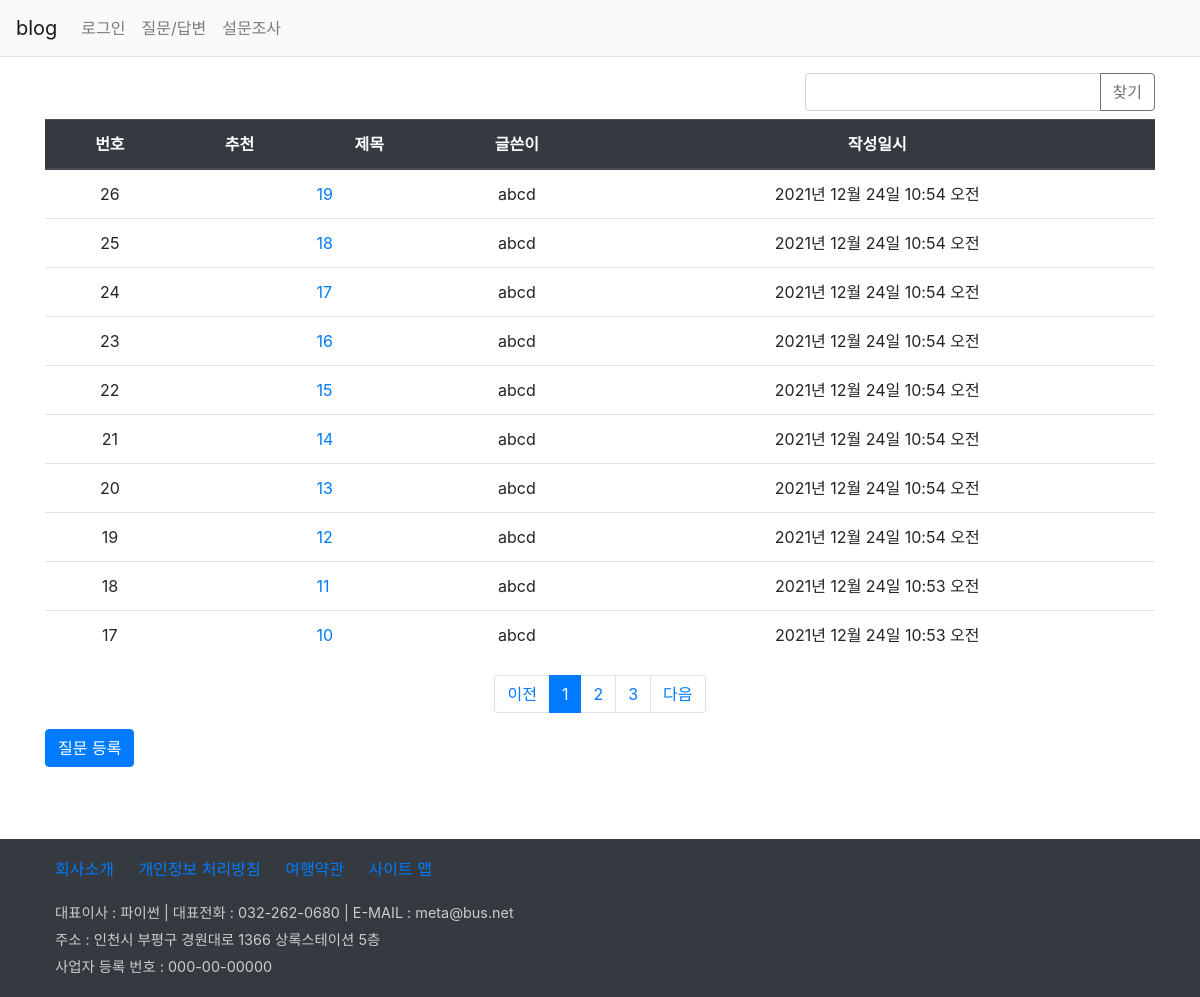
The page /board/boardlist/ on the database its author committed.
### board/models.py (models this page shows, shortened)
class Question(models.Model):
    author = models.ForeignKey(User, on_delete=models.CASCADE, related_name='author_question')
    subject = models.CharField(max_length=100)  #제목 칼럼
    content = models.TextField()                #질문 내용
    create_date = models.DateTimeField()        #질문 작성일
    modify_date = models.DateTimeField(null=True, blank=True)   #질문 수정일
    voter = models.ManyToManyField(User, related_name='voter_question')     #추천수(多(사람):多(글))

### board/views/base_views.py (the view, shortened to what this page needs)
# urls.py: path('boardlist/', base_views.boardlist, name='boardlist'),
def boardlist(request):
    page = request.GET.get('page', '1')
    kw = request.GET.get('kw', '')
    question_list = Question.objects.order_by('-create_date')
    paginator = Paginator(question_list, 10)
    page_obj = paginator.get_page(page)
    context = {'question_list':page_obj, 'page':page, 'kw':kw}
    return render(request, 'board/question_list.html',context)

### board/templatetags/board_filter.py (called while the page is built)
@register.filter
def sub(value, arg):    #기존값(value)에서 arg를 빼서 반환함
    return value - arg

### templates/board/question_list.html (shortened to what this page needs)
{% extends 'base.html' %}
{% load board_filter %}
{% block content %}
<div class="container my-3">
    <section>
        <div class="row justify-content-end mb-2">
            <div class="col-4 input-group">
                <input type="text" class="kw form-control" value="{{ kw|default_if_none:'' }}">
                <div class="input-group-append">
                    <button type="button" id="btn_search" class="btn btn-outline-secondary">찾기</button>
                </div>
            </div>
        </div>
        <table class="table">
            <thead class="thead-dark">
                <tr class="text-center thead-dark">
                    <th>번호</th><th>추천</th><th>제목</th><th>글쓴이</th><th>작성일시</th>
                </tr>
            </thead>
            <tbody>
                {% if question_list %}
                    {% for question in question_list  %}
                    <tr class="text-center">
                        <td>{{ question_list.paginator.count|sub:question_list.start_index|sub:forloop.counter0|add:1}}</td>
                        <td>
                        </td>
                        <td class="text-left">
                            <a href="{% url 'board:detail' question.id %}">
                                {{ question.subject }}
                            </a>
                        </td>
                        <td>{{ question.author.username }}</td>
                        <td>{{ question.create_date }}</td>
                    </tr>
                    {% endfor %}
                {% else %}
                <p>질문이 없습니다.</p>
                {% endif %}
            </tbody>
        </table>
        <ul class="pagination justify-content-center">
            {% if question_list.has_previous %}
            <li class="page-item">
                <a class="page-link"  data-page="{{ question_list.previous_page_number }}">이전</a>
            </li>
            {% else %}
            <li class="page-item disable">
                <a class="page-link" tabindex="-1" aria-disabled="true" href="#">이전</a>
            </li>
            {% endif %}
            {% for page_number in question_list.paginator.page_range %}
                {% if page_number == question_list.number %}
                <li class="page-item active" aria-current="page">
                    <a class="page-link" href="#"
                        data-page="{{ page_number }}">{{ page_number }}</a>
                </li>
                {% else %}
                <li class="page-item">
                    <a class="page-link" href="#"
                        data-page="{{ page_number }}">{{ page_number }}</a>
                </li>
                {% endif %}
            {% endfor %}
            {% if question_list.has_next %}
            <li class="page-item">
                <a class="page-link"  data-page="{{ question_list.next_page_number }}">다음</a>
            </li>
            {% else %}
            <li class="page-item disable">
                <a class="page-link" tabindex="-1" aria-disabled="true" href="#">다음</a>
            </li>
            {% endif %}
        </ul>
        <a class="btn btn-primary"
           href="{% url 'board:question_create' %}">질문 등록</a>
    </section>
</div>
{% endblock %}

### static/board/css/style.css (style rules this page uses)
section { height: 750px; }

### rows shown on the page
Question: paginator.count|sub "26", subject "19", author.username "abcd", create_date "2021년 12월 24일 10:54 오전"
Question: paginator.count|sub "25", subject "18", author.username "abcd", create_date "2021년 12월 24일 10:54 오전"
Question: paginator.count|sub "24", subject "17", author.username "abcd", create_date "2021년 12월 24일 10:54 오전"
Question: paginator.count|sub "23", subject "16", author.username "abcd", create_date "2021년 12월 24일 10:54 오전"
Question: paginator.count|sub "22", subject "15", author.username "abcd", create_date "2021년 12월 24일 10:54 오전"
Question: paginator.count|sub "21", subject "14", author.username "abcd", create_date "2021년 12월 24일 10:54 오전"
Question: paginator.count|sub "20", subject "13", author.username "abcd", create_date "2021년 12월 24일 10:54 오전"
Question: paginator.count|sub "19", subject "12", author.username "abcd", create_date "2021년 12월 24일 10:54 오전"
Question: paginator.count|sub "18", subject "11", author.username "abcd", create_date "2021년 12월 24일 10:53 오전"
Question: paginator.count|sub "17", subject "10", author.username "abcd", create_date "2021년 12월 24일 10:53 오전"

### other values the page prints
{{ page_number }} "1"
{{ page_number }} "2" "3"
